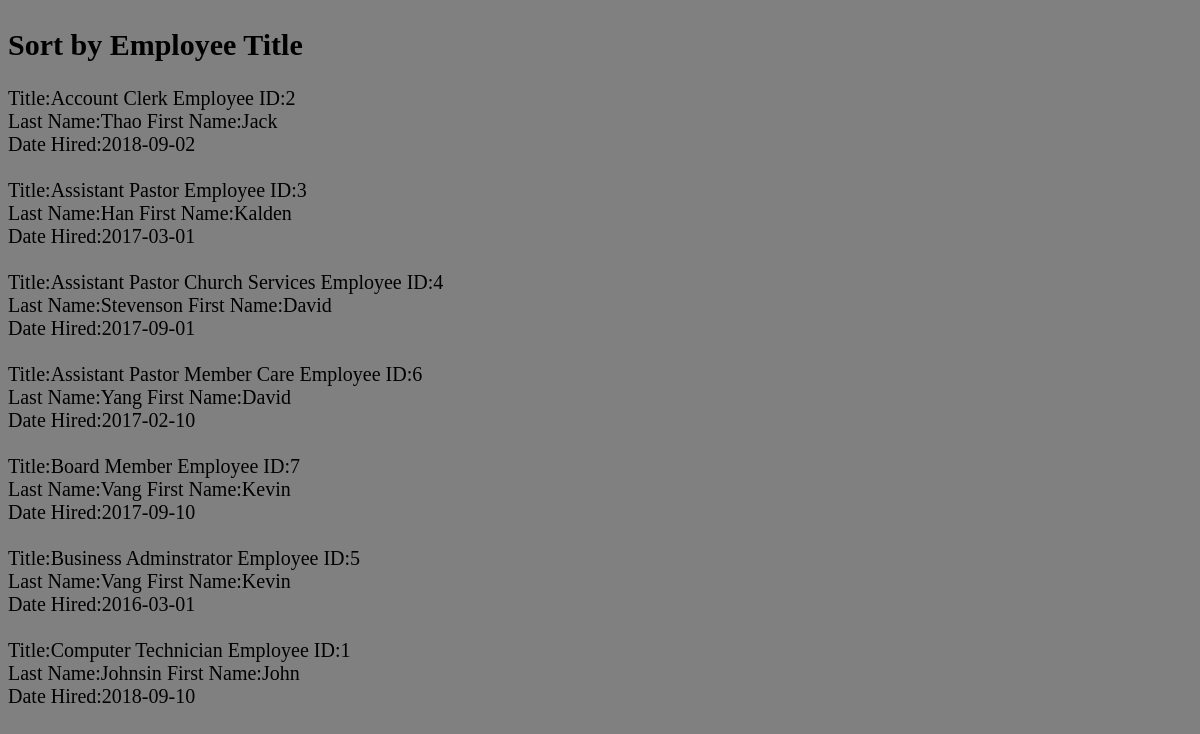
The app's page /Churchlogin/Menu/View/sortbyTitle.php with its own data.
### tables this page shows
CREATE TABLE `Employee` (
  `EmployeeID` int(11) NOT NULL AUTO_INCREMENT,
  `PersonID` int(11) DEFAULT NULL,
  `DateHired` date DEFAULT NULL,
  `Title` varchar(45) DEFAULT NULL,
  `Resume` varchar(45) DEFAULT NULL,
  PRIMARY KEY (`EmployeeID`),
  KEY `PersonID` (`PersonID`)
);

CREATE TABLE `Person` (
  `PersonID` int(11) NOT NULL,
  `FirstName` varchar(45) DEFAULT NULL,
  `LastName` varchar(45) DEFAULT NULL,
  `Address` varchar(45) DEFAULT NULL,
  `Zip` varchar(5) DEFAULT NULL,
  `Phone` varchar(10) DEFAULT NULL,
  `Email` varchar(45) DEFAULT NULL,
  `Personnel_Type` varchar(45) DEFAULT NULL,
  `DateModified` date DEFAULT NULL,
  PRIMARY KEY (`PersonID`)
);

### Churchlogin/Menu/View/sortbyTitle.php (the view, shortened to what this page needs)
<?php
    include_once 'process.php';
?>
<html>
<head>
    <link href="style.css" rel="stylesheet" type="text/css"/>
</head>
<body>
    <h2>Sort by Employee Title</h2>
<?php
   $sql = "SELECT E.*, P.* FROM Employee E, Person P  WHERE P.PersonID = E.PersonID ORDER BY E.Title ASC;";
    $result = mysqli_query($conn,$sql);
    $resultCheck = mysqli_num_rows($result);
    if($resultCheck >0) {
            while ($row = mysqli_fetch_assoc($result)) {
                echo "Title:".$row['Title']
                . "&nbsp"."Employee ID:".$row['EmployeeID']
                . "&nbsp"."<br>". "Last Name:".$row['LastName'
                ]."&nbsp"."First Name:".$row['FirstName'
                ]."&nbsp". "<br>"."Date Hired:".$row['DateHired']
                . "&nbsp". "<br>". "<br>";
            }
    }
?>
</body>
</html>

### Churchlogin/Menu/View/style.css (style rules this page uses)
body { background-color: gray; text-align:left; font-size: 20px; padding: auto; }
h2 { text-align: left; padding-top: 20px; }

### records on screen
employee: Title "Account Clerk", EmployeeID "2", PersonID.LastName "Thao", PersonID.FirstName "Jack", DateHired "2018-09-02"
employee: Title "Assistant Pastor", EmployeeID "3", PersonID.LastName "Han", PersonID.FirstName "Kalden", DateHired "2017-03-01"
employee: Title "Assistant Pastor Church Services", EmployeeID "4", PersonID.LastName "Stevenson", PersonID.FirstName "David", DateHired "2017-09-01"
employee: Title "Assistant Pastor Member Care", EmployeeID "6", PersonID.LastName "Yang", PersonID.FirstName "David", DateHired "2017-02-10"
employee: Title "Board Member", EmployeeID "7", PersonID.LastName "Vang", PersonID.FirstName "Kevin", DateHired "2017-09-10"
employee: Title "Business Adminstrator", EmployeeID "5", PersonID.LastName "Vang", PersonID.FirstName "Kevin", DateHired "2016-03-01"
employee: Title "Computer Technician", EmployeeID "1", PersonID.LastName "Johnsin", PersonID.FirstName "John", DateHired "2018-09-10"
